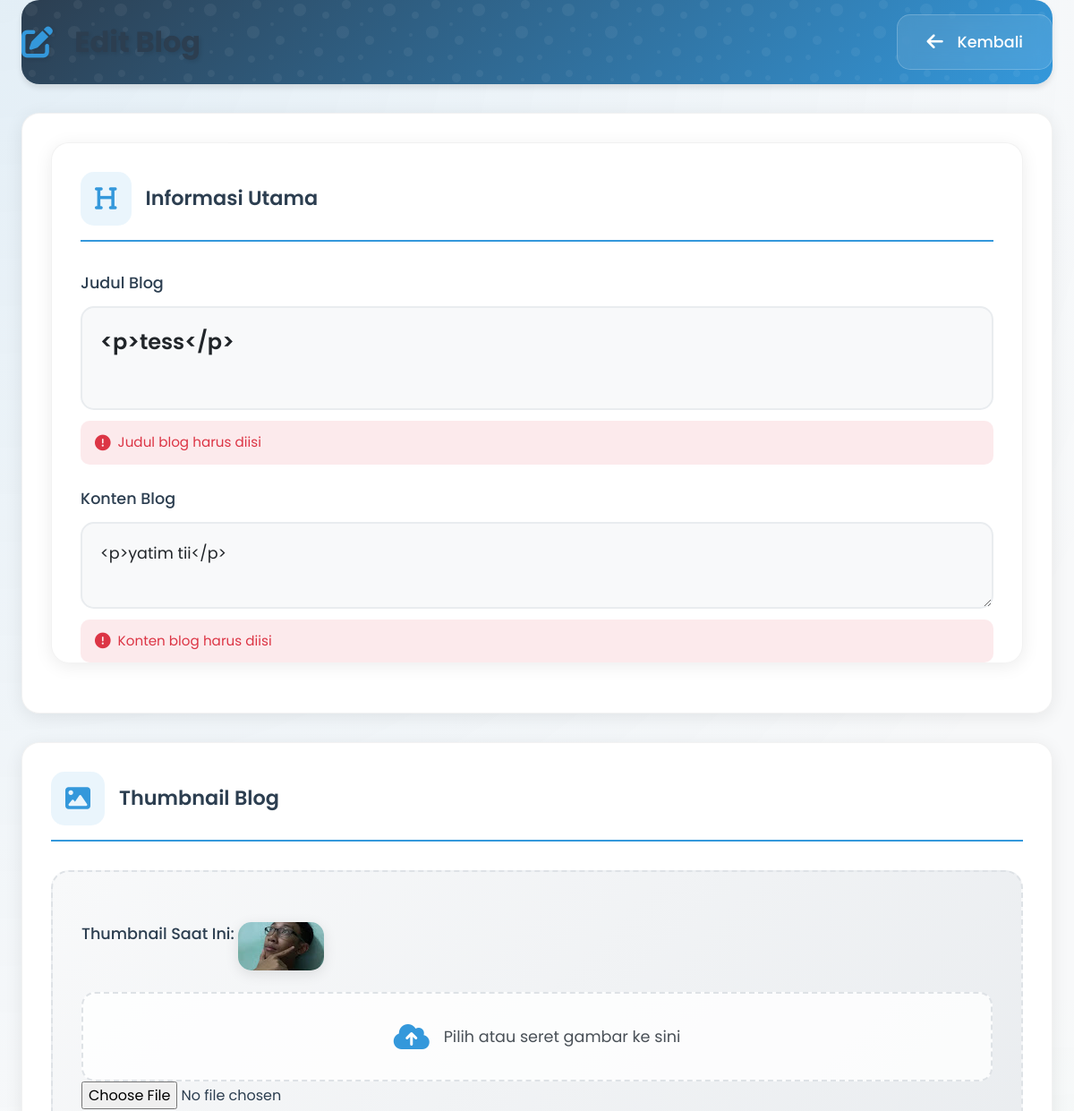
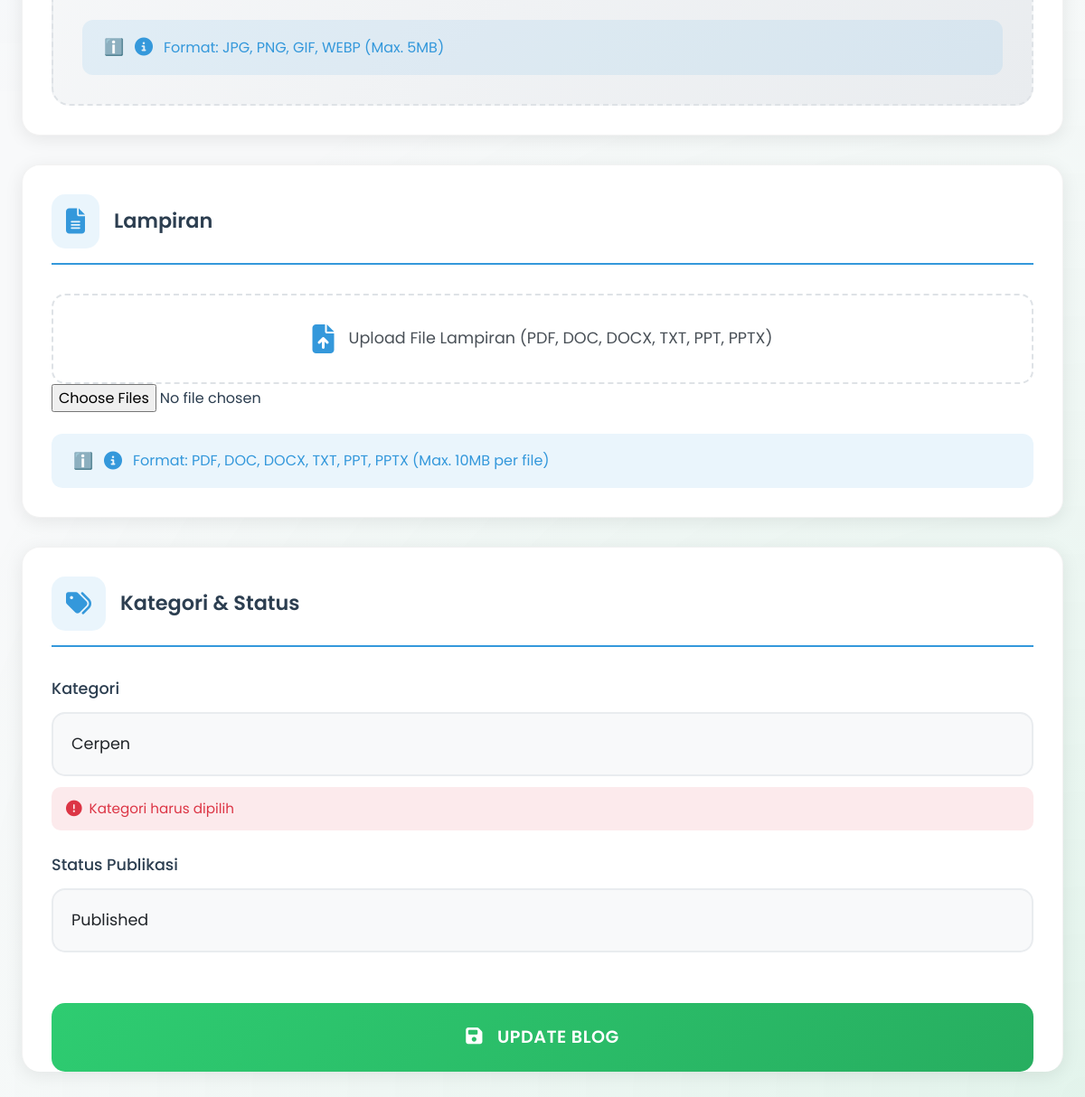
The app's page /bloging/edit_blog.php?id=129 (signed in) with its own data (2 pictures, top to bottom).
### tables this page shows
CREATE TABLE IF NOT EXISTS `blogs` (
  `id` int NOT NULL AUTO_INCREMENT,
  `title` varchar(255) NOT NULL,
  `content` text NOT NULL,
  `image` varchar(255) DEFAULT NULL,
  `created_at` timestamp NULL DEFAULT CURRENT_TIMESTAMP,
  `category_id` int DEFAULT NULL,
  `author_id` int DEFAULT NULL,
  `author_type` enum('admin','user') DEFAULT NULL,
  `status` enum('draft','published') DEFAULT 'draft',
  `views` int NOT NULL DEFAULT '0',
  `slug` varchar(191) DEFAULT NULL,
  PRIMARY KEY (`id`),
  UNIQUE KEY `slug` (`slug`)
);

### bloging/edit_blog.php (the view, shortened to what this page needs)
<?php
include 'config.php';
$id = intval($_GET['id']);
$query = $conn->prepare("SELECT * FROM blogs WHERE id = ?");
$query->bind_param("i", $id);
$query->execute();
$result = $query->get_result();
$blog = $result->fetch_assoc();
?>
<!DOCTYPE html>
<html lang="id">
<head>
    <link href="https://cdn.jsdelivr.net/npm/bootstrap@5.3.0-alpha1/dist/css/bootstrap.min.css" rel="stylesheet">
    <link rel="stylesheet" href="https://cdnjs.cloudflare.com/ajax/libs/font-awesome/6.4.0/css/all.min.css">
    <link href="https://cdnjs.cloudflare.com/ajax/libs/cropperjs/1.5.12/cropper.min.css" rel="stylesheet">
</head>
<body>
    <div class="container-fluid px-4">
        <div class="page-header">
            <h2><i class="fas fa-edit"></i>Edit Blog</h2>
            <a href="<?= $_SESSION['author_type'] === 'admin' ? './dashboard/admin/blogs_management.php' : './dashboard/user/blog_management.php' ?>" class="back-button">
                <i class="fas fa-arrow-left"></i>
                <span>Kembali</span>
            </a>
        </div>
        <form action="update_blog.php" method="POST" enctype="multipart/form-data" id="editBlogForm" class="needs-validation" novalidate>
            <div class="blog-editor">
                <div class="editor-main">
                    <div class="form-section">
                        <div class="section-title">
                            <i class="fas fa-heading"></i>
                            Informasi Utama
                        </div>
                        <div class="mb-4">
                            <label for="title" class="form-label">Judul Blog</label>
                            <textarea id="title" name="title" class="form-control" required placeholder="Masukkan judul blog Anda di sini..."><?= htmlspecialchars($blog['title']) ?></textarea>
                            <div class="invalid-feedback">
                                <i class="fas fa-exclamation-circle"></i>
                                Judul blog harus diisi
                            </div>
                        </div>
                        <div class="mb-4">
                            <label for="content" class="form-label">Konten Blog</label>
                            <textarea id="content" name="content" class="form-control" required><?= htmlspecialchars($blog['content']) ?></textarea>
                            <div class="invalid-feedback">
                                <i class="fas fa-exclamation-circle"></i>
                                Konten blog harus diisi
                            </div>
                        </div>
                    </div>
                </div>
                <div class="editor-sidebar">
                    <div class="form-section">
                        <div class="section-title">
                            <i class="fas fa-image"></i>
                            Thumbnail Blog
                        </div>
                        <div class="thumbnail-section">
                            <?php if ($blog['image']): ?>
                            <div class="mb-4">
                                <label class="form-label">Thumbnail Saat Ini:</label>
                                <img src="uploads/<?= htmlspecialchars($blog['image']) ?>" alt="Current Thumbnail" class="current-thumbnail">
                            </div>
                            <?php endif; ?>
                            <div class="custom-file-upload">
                                <label class="file-upload-label">
                                    <i class="fas fa-cloud-upload-alt"></i>
                                    <span>Pilih atau seret gambar ke sini</span>
                                </label>
                                <input type="file" id="image" name="image" accept="image/jpeg,image/png,image/gif,image/webp" onchange="previewThumbnail(event)">
                            </div>
                            <div class="preview-label">
                                <i class="fas fa-info-circle"></i>
                                Format: JPG, PNG, GIF, WEBP (Max. 5MB)
                            </div>
                        </div>
                    </div>
                    <div class="form-section">
                        <div class="section-title">
                            <i class="fas fa-file-alt"></i>
                            Lampiran
                        </div>
                        <div class="document-section">
                            <div class="custom-file-upload">
                                <label class="file-upload-label">
                                    <i class="fas fa-file-upload"></i>
                                    <span>Upload File Lampiran (PDF, DOC, DOCX, TXT, PPT, PPTX)</span>
                                </label>
                                <input type="file" id="documents" name="documents[]" accept=".pdf,.doc,.docx,.txt,.ppt,.pptx" multiple>
                            </div>
                            <div class="preview-label">
                                <i class="fas fa-info-circle"></i>
                                Format: PDF, DOC, DOCX, TXT, PPT, PPTX (Max. 10MB per file)
                            </div>
                        </div>
                    </div>
                    <div class="form-section">
                        <div class="section-title">
                            <i class="fas fa-tags"></i>
                            Kategori & Status
                        </div>
                        <div class="mb-4">
                            <label for="category" class="form-label">Kategori</label>
                            <select class="form-select" name="category" id="category" required>
                                <?php
                                $res = $conn->query("SELECT * FROM category ORDER BY category ASC");
                                while ($row = $res->fetch_assoc()) {
                                    $selected = ($row['id'] == $blog['category_id']) ? 'selected' : '';
                                    echo '<option value="' . $row['id'] . '" ' . $selected . '>' . htmlspecialchars($row['category']) . '</option>';
                                }
                                ?>
                            </select>
                            <div class="invalid-feedback">
                                <i class="fas fa-exclamation-circle"></i>
                                Kategori harus dipilih
                            </div>
                        </div>
                        <div class="mb-4">
                            <label for="status" class="form-label">Status Publikasi</label>
                            <select class="form-select" id="status" name="status" required>
                                <option value="published" <?= $blog['status'] === 'published' ? 'selected' : '' ?>>Published</option>
                            </select>
                        </div>
                        <button type="submit" class="btn btn-green" id="updateBlogBtn">
                            <i class="fas fa-save"></i>Update Blog
                        </button>
                    </div>
                </div>
            </div>
        </form>
    </div>
</body>
</html>

### records on screen
blogs: title "<p>tess</p>", content "<p>yatim tii</p>", image (picture), status "Published"

### other values on screen
form field category "Cerpen"
